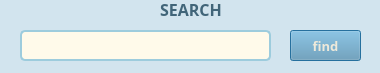
<?xml version="1.0" encoding="UTF-8"?>
<ui version="4.0">
 <class>FindDialog</class>
 <widget class="QDialog" name="FindDialog">
  <property name="geometry">
   <rect>
    <x>0</x>
    <y>0</y>
    <width>380</width>
    <height>73</height>
   </rect>
  </property>
  <property name="font">
   <font>
    <family>Segoe UI Black</family>
    <pointsize>10</pointsize>
    <bold>true</bold>
   </font>
  </property>
  <property name="windowTitle">
   <string>Search</string>
  </property>
  <property name="windowIcon">
   <iconset resource="image.qrc">
    <normaloff>:/icon/picture/search.png</normaloff>:/icon/picture/search.png</iconset>
  </property>
  <property name="styleSheet">
   <string notr="true">background-color:rgb(210, 228, 238);
color:rgb(65, 101, 121);</string>
  </property>
  <widget class="QPushButton" name="findButton">
   <property name="geometry">
    <rect>
     <x>290</x>
     <y>30</y>
     <width>71</width>
     <height>31</height>
    </rect>
   </property>
   <property name="font">
    <font>
     <family>Segoe UI Black</family>
     <pointsize>10</pointsize>
     <bold>true</bold>
    </font>
   </property>
   <property name="accessibleName">
    <string>search</string>
   </property>
   <property name="styleSheet">
    <string notr="true">background-color:#6096B4;
color:#EEE9DA;</string>
   </property>
   <property name="text">
    <string>find</string>
   </property>
  </widget>
  <widget class="QLabel" name="searchlabel">
   <property name="geometry">
    <rect>
     <x>160</x>
     <y>0</y>
     <width>91</width>
     <height>19</height>
    </rect>
   </property>
   <property name="font">
    <font>
     <family>Segoe UI Black</family>
     <pointsize>12</pointsize>
     <bold>true</bold>
    </font>
   </property>
   <property name="text">
    <string>SEARCH</string>
   </property>
  </widget>
  <widget class="QLineEdit" name="inputtext">
   <property name="geometry">
    <rect>
     <x>20</x>
     <y>30</y>
     <width>251</width>
     <height>31</height>
    </rect>
   </property>
   <property name="font">
    <font>
     <family>Cascadia Code</family>
     <pointsize>12</pointsize>
     <bold>false</bold>
    </font>
   </property>
   <property name="styleSheet">
    <string notr="true">background-color:rgb(255, 250, 234);
border-radius: 5px;
border:2px solid rgb(157, 204, 221);
color:black;</string>
   </property>
  </widget>
 </widget>
 <resources>
  <include location="image.qrc"/>
 </resources>
 <connections/>
</ui>
